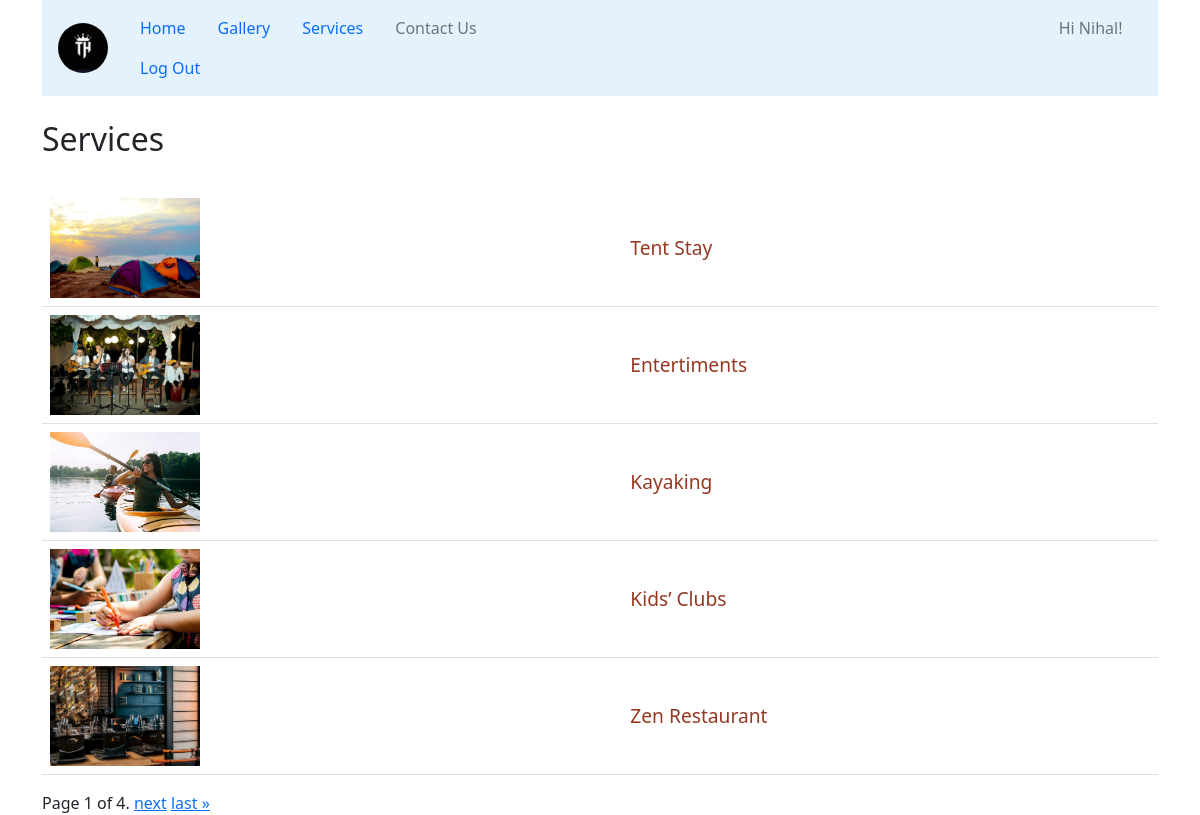
Screenshot of /services/ (signed in) with the database file from the repository.
### Apps/Services/models.py (models this page shows, shortened)
class Services(models.Model):
    name = models.CharField(max_length=40)
    slug = models.SlugField(unique=True, default=name)
    discription = RichTextField(null=True)
    create_time = DateTimeField(blank=True, auto_now_add=True)
    last_used_time = DateTimeField(null=True, blank=True)
    service_comment = GenericRelation('comments')

class Images(models.Model):
    number = models.ForeignKey(Services, on_delete=models.CASCADE)
    images = models.ImageField(upload_to="service_images", max_length=256)

### Apps/Services/views.py (the view, shortened to what this page needs)
# urls.py: path('', views.PageList.as_view(), name='lists'),
class PageList(ListView):
    template_name = 'services/service_list.html'
    context_object_name = 'resort_services'
    paginate_by = 5
    def get_queryset(self):
        return Services.objects.order_by('-create_time')

### templates/services/service_list.html (shortened to what this page needs)
<!doctype html>
<html lang="en">
<head>
    {% load static %}
<link rel="stylesheet" type="text/css" href="{% static 'assets/css/bootstrap.min.css' %}">
<link rel="stylesheet" type="text/css" href="{% static 'mine/css/style.css' %}">
</head>
<body>
    <div class="container">
         <nav class="navbar navbar-expand-lg navbar-light" style="background-color: #e3f2fd;">
            <a class="navbar-brand" href="{% url 'Authentication:index' %}"><img class="rounded-circle ms-3 logo" src="/static/assets/images/th-logo.png" alt="logo" style="width: 50px;height: 50px;"></a>
            <ul class="nav-bar nav">
                <li class="nav-item">
                    <a class="nav-link" href="{% url 'Authentication:index' %}">Home</a>
                </li>
                    <li class="nav-item">
                        <a class="nav-link" href="{% url 'service:infinity' %}">Gallery</a>
                    </li>
                    <li class="nav-item">
                        <a class="nav-link" href="{% url 'service:lists' %}">Services</a>
                    </li>
                    <li class="nav-item">
                        <a class="nav-link disabled" href="#">Contact Us</a>
                    </li>
                {% if user.is_authenticated %}
                <li class="nav-item" style="margin-left:550px;">
                        <a class="nav-link disabled" href="#">Hi {{ user.username | capfirst}}!</a>
                    </li>
                <li class="nav-item" >
                        <a class="nav-link" href="{% url 'logout' %}?next={{ request.get_full_path }}">Log Out</a>
                </li>
                {% endif %}
             </ul>
        </nav>
        <br> <h2>Services</h2> <br>
        <table class="table">
            {% if resort_services %}
            {% for list in resort_services %}
            <tr>
                <td>
                    {% if list.images_set.all %}
                        <img src="{{ list.images_set.first.images.url }}" alt="img" class="list-img">
                    {% else %}
                        <p>No Images available</p>
                    {% endif %}
                </td>
                <td class=" align-middle"><a class="elements" href="{% url 'service:datas' list.slug %}">{{ list.name }}</a></td>
            </tr>
            {% endfor %}
            {% else %}
            <tr>
                <th> <strong>No Data Available!</strong></th>
            </tr>
            {% endif %}
        </table>
            <div class="pagination">
                <span class="step-links">
                    <span class="current">
                        Page {{ page_obj.number }} of {{ page_obj.paginator.num_pages }}.
                    </span>
                    {% if page_obj.has_next %}
                        <a href="?page={{ page_obj.next_page_number }}">next</a>
                        <a href="?page={{ page_obj.paginator.num_pages }}">last &raquo;</a>
                    {% endif %}
                </span>
            </div>
    </div>
</body>
</html>

### static/mine/css/style.css (style rules this page uses)
::placeholder { padding: 15px; }
.list-img { width: 150px; height: 100px; max-width: 150px; max-height: 150px; object-fit: cover; }
.elements { text-decoration: none; color: rgb(150, 57, 34); font-weight: 400; font-size: larger; }

### rows the page displays
Services: images_set.first.images (picture), name "Tent Stay"
Services: images_set.first.images (picture), name "Entertiments"
Services: images_set.first.images (picture), name "Kayaking"
Services: images_set.first.images (picture), name "Kids’ Clubs"
Services: images_set.first.images (picture), name "Zen Restaurant"

### other values shown
{{ user.username | capfirst }} "Nihal"
{{ page_obj.number }} "1"
{{ page_obj.paginator.num_pages }} "4"
